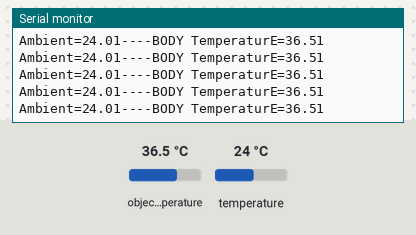
Recording of a sketch running on a simulated Arduino Uno, built with avr-gcc and run on an emulated ATmega328P. Parts: the last lines printed to the serial monitor. Inputs (shaded band) come from the test bench; at power-on: object temperature 36.5 °C, temperature 24 °C.

Above: at 1.2 s.
1.3 s: object temperature set to 20 °C
At 1.36 s:
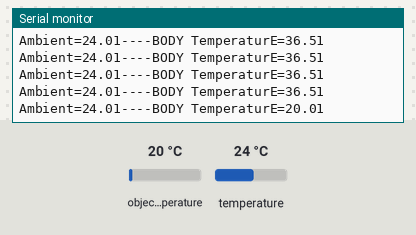
4.3 s: temperature set to 12 °C
At 4.31 s:
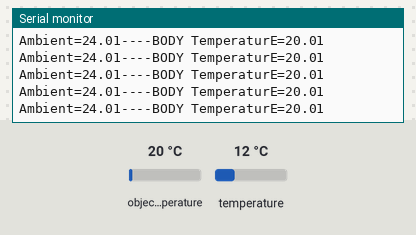
7.3 s: object temperature set to 26 °C
At 7.36 s:
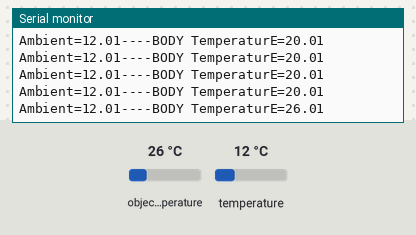
Timing chart, 0 to 10.3 s (numbered marks = the images above; inputs shaded):
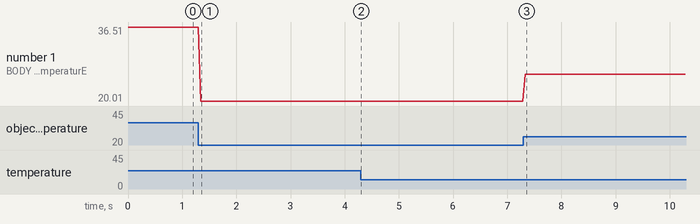

Measured:
- after the input at 1.3 s, the serial monitor: prints a new line at once (image 1)
- after the input at 7.3 s, the serial monitor: prints a new line at once (image 3)
- plotted number 1: 36.51 → 20.01 after the input at 1.3 s, 20.01 → 26.01 after the input at 7.3 s

The sketch:

IRthermo.ino
```cpp
#include <Wire.h>
#include <Adafruit_MLX90614.h>
Adafruit_MLX90614 mlx = Adafruit_MLX90614();
void setup()
{
  Serial.begin(9600);
  //Serial1.begin(9600);
   mlx.begin(); }
void loop()
{
  mlx.begin();
   float body=(mlx.readObjectTempC()+1.99);
Serial.print("Ambient=");
Serial.print(mlx.readAmbientTempC());
Serial.print("----BODY TemperaturE=");
Serial.print(mlx.readObjectTempC());// Serial.println("*C");
Serial.println("  ");
   int val=(map((mlx.readObjectTempC()),-70,382,0,122));
  }
```
